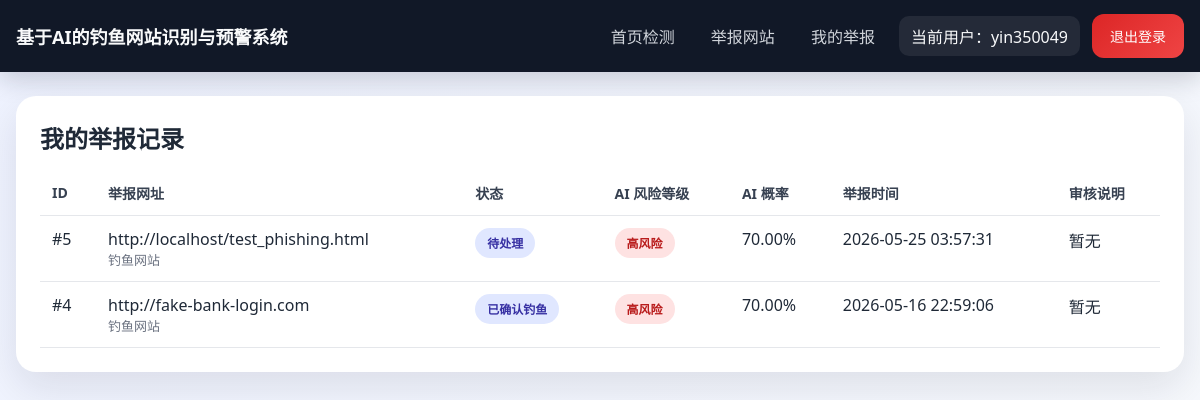
/my-reports (signed in), run on the app's committed database.
### tables this page shows
CREATE TABLE users (
            id INTEGER PRIMARY KEY AUTOINCREMENT,
            username TEXT NOT NULL UNIQUE,
            password_hash TEXT NOT NULL,
            role TEXT NOT NULL DEFAULT 'user',
            created_at TEXT NOT NULL
        );

CREATE TABLE reports (
            id INTEGER PRIMARY KEY AUTOINCREMENT,
            user_id INTEGER NOT NULL,
            reported_url TEXT NOT NULL,
            description TEXT NOT NULL,
            contact TEXT,
            status TEXT NOT NULL DEFAULT '待处理',
            ai_is_phishing INTEGER NOT NULL,
            ai_probability REAL NOT NULL,
            ai_risk_level TEXT NOT NULL,
            ai_risk_factors TEXT NOT NULL,
            review_note TEXT,
            created_at TEXT NOT NULL,
            reviewed_at TEXT,
            FOREIGN KEY (user_id) REFERENCES users (id)
        );

### app.py (the view)
@app.route("/my-reports")
@login_required
def my_reports():
    reports = get_db().execute(
        """
        SELECT id, reported_url, description, contact, status, ai_probability,
               ai_risk_level, ai_risk_factors, review_note, created_at, reviewed_at
        FROM reports
        WHERE user_id = ?
        ORDER BY id DESC
        """,
        (g.user["id"],),
    ).fetchall()
    return render_template("my_reports.html", reports=reports)

### app.py (called while the page is built)
def get_db():
    if "db" not in g:
        g.db = sqlite3.connect(app.config["DATABASE"])
        g.db.row_factory = sqlite3.Row
    return g.db

@app.before_request
def load_logged_in_user():
    init_db()
    user_id = session.get("user_id")
    if user_id is None:
        g.user = None
    else:
        g.user = get_db().execute(
            "SELECT id, username, role, created_at FROM users WHERE id = ?",
            (user_id,),
        ).fetchone()

@app.context_processor
def inject_user():
    return {"current_user": g.get("user")}

def login_required(view):
    @wraps(view)
    def wrapped_view(**kwargs):
        if g.user is None:
            flash("请先登录后再继续操作。", "warning")
            return redirect(url_for("login", next=request.path))
        return view(**kwargs)
    return wrapped_view

### templates/my_reports.html (shortened to what this page needs)
{% extends 'base.html' %}
{% block content %}
<section class="card">
    <h1 class="section-title">我的举报记录</h1>
    {% if reports %}
    <table>
        <thead>
            <tr>
                <th>ID</th>
                <th>举报网址</th>
                <th>状态</th>
                <th>AI 风险等级</th>
                <th>AI 概率</th>
                <th>举报时间</th>
                <th>审核说明</th>
            </tr>
        </thead>
        <tbody>
            {% for report in reports %}
            <tr>
                <td>#{{ report['id'] }}</td>
                <td>
                    <div class="mono">{{ report['reported_url'] }}</div>
                    <div class="muted small">{{ report['description'] }}</div>
                </td>
                <td><span class="badge status">{{ report['status'] }}</span></td>
                <td>
                    <span class="badge {% if report['ai_risk_level'] == '高风险' %}high{% elif report['ai_risk_level'] == '中风险' %}medium{% else %}low{% endif %}">
                        {{ report['ai_risk_level'] }}
                    </span>
                </td>
                <td>{{ '%.2f%%'|format(report['ai_probability'] * 100) }}</td>
                <td>{{ report['created_at'] }}</td>
                <td>{{ report['review_note'] or '暂无' }}</td>
            </tr>
            {% endfor %}
        </tbody>
    </table>
    {% else %}
    <div class="muted">你还没有提交过举报。</div>
    {% endif %}
</section>
{% endblock %}

### templates/base.html (shortened to what this page needs)
<!DOCTYPE html>
<html lang="zh-CN">
<head>
</head>
<body>
    <div class="page">
        <nav class="nav">
            <div class="nav-inner">
                <a class="brand" href="{{ url_for('index') }}">基于AI的钓鱼网站识别与预警系统</a>
                <div class="nav-links">
                    <a class="nav-link" href="{{ url_for('index') }}">首页检测</a>
                    {% if current_user %}
                    <a class="nav-link" href="{{ url_for('report_site') }}">举报网站</a>
                    <a class="nav-link" href="{{ url_for('my_reports') }}">我的举报</a>
                    <span class="nav-user">当前用户：{{ current_user['username'] }}{% if current_user['role'] == 'admin' %}（管理员）{% endif %}</span>
                    <form method="post" action="{{ url_for('logout') }}" style="display:inline;">
                        <button type="submit" class="btn-danger">退出登录</button>
                    </form>
                    {% else %}
                    <a class="nav-link" href="{{ url_for('login') }}">登录</a>
                    <a class="nav-link" href="{{ url_for('register') }}">注册</a>
                    {% endif %}
                </div>
            </div>
        </nav>
        <main class="content">
            {% block content %}{% endblock %}
        </main>
    </div>
</body>
</html>

### templates/base.html (style rules this page uses)
* { box-sizing: border-box; }
body { margin: 0; font-family: "Segoe UI", Tahoma, Geneva, Verdana, sans-serif; background: linear-gradient(135deg, #eef2ff 0%, #f8fafc 100%); color: #1f2937; }
a { color: inherit; text-decoration: none; }
.page { min-height: 100vh; }
.nav { background: #111827; color: #f9fafb; padding: 14px 0; box-shadow: 0 8px 24px rgba(17, 24, 39, 0.18); }
.nav-inner, .content { width: min(1180px, calc(100% - 32px)); margin: 0 auto; }
.nav-inner { display: flex; align-items: center; justify-content: space-between; gap: 16px; }
.brand { font-size: 18px; font-weight: 700; }
.nav-links { display: flex; align-items: center; gap: 12px; flex-wrap: wrap; }
.nav-link { padding: 8px 12px; border-radius: 10px; color: #d1d5db; }
.nav-user { padding: 8px 12px; border-radius: 10px; background: rgba(255,255,255,0.08); }
.btn, button { border: none; border-radius: 12px; background: linear-gradient(135deg, #4f46e5 0%, #7c3aed 100%); color: #fff; padding: 12px 18px; font-size: 14px; cursor: pointer; }
.btn-danger { background: linear-gradient(135deg, #dc2626 0%, #ef4444 100%); }
.content { padding: 24px 0 40px; }
.card { background: #fff; border-radius: 20px; box-shadow: 0 16px 40px rgba(15, 23, 42, 0.10); padding: 24px; }
.section-title { margin: 0 0 16px; font-size: 24px; }
.muted { color: #6b7280; }
form { display: grid; gap: 16px; }
table { width: 100%; border-collapse: collapse; }
th, td { padding: 12px; border-bottom: 1px solid #e5e7eb; text-align: left; vertical-align: top; }
th { color: #374151; font-size: 14px; }
.badge { display: inline-block; padding: 6px 12px; border-radius: 999px; font-size: 12px; font-weight: 700; }
.badge.high { background: #fee2e2; color: #b91c1c; }
.badge.status { background: #e0e7ff; color: #3730a3; }
.small { font-size: 13px; }
.mono { word-break: break-all; }

### data on the page
users: username "yin350049"
reports: id "5", reported_url "http://localhost/test_phishing.html", description "钓鱼网站", status "待处理", ai_risk_level "高风险", report['ai_probability']*100 "70.00%", created_at "2026-05-25 03:57:31", review_note "暂无"
reports: id "4", reported_url "http://fake-bank-login.com", description "钓鱼网站", status "已确认钓鱼", ai_risk_level "高风险", report['ai_probability']*100 "70.00%", created_at "2026-05-16 22:59:06", review_note "暂无"
